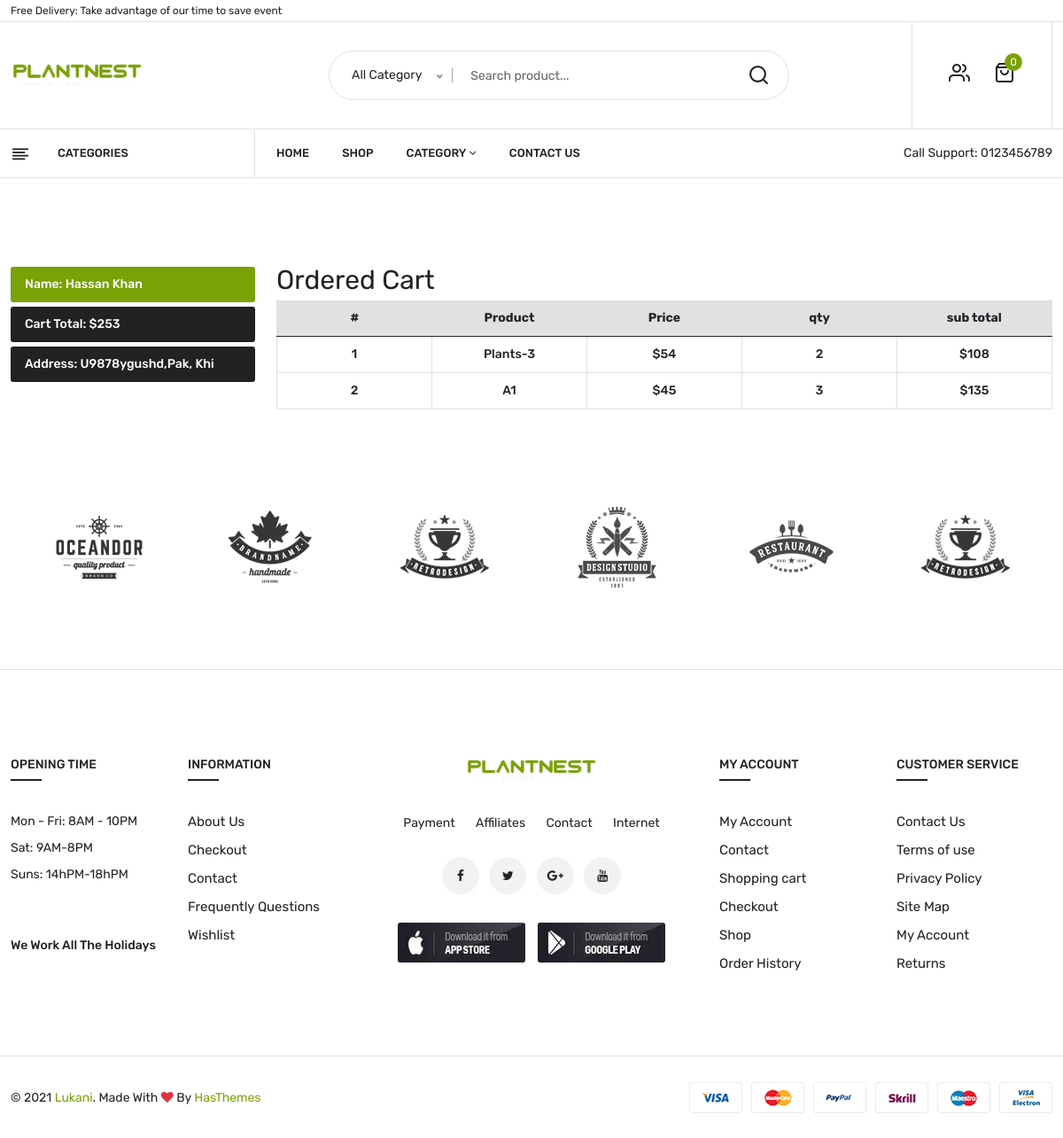
Page /client/ordercart.php?time=2023-08-12 05:42:38&oid=2 (signed in) on the committed database.
### tables this page shows
CREATE TABLE `order_info` (
  `o_id` int(11) NOT NULL,
  `customer_id` int(11) NOT NULL,
  `name` varchar(200) NOT NULL,
  `email` varchar(200) NOT NULL,
  `country` varchar(200) NOT NULL,
  `city` varchar(200) NOT NULL,
  `address` varchar(200) NOT NULL,
  `postal_code` varchar(200) NOT NULL,
  `bill_total` int(11) NOT NULL,
  `status` int(11) NOT NULL,
  `order_time` timestamp NOT NULL DEFAULT current_timestamp()
);

CREATE TABLE `orders_cart` (
  `id` int(11) NOT NULL,
  `customer_id` int(11) NOT NULL,
  `p_id` int(11) NOT NULL,
  `p_name` varchar(233) NOT NULL,
  `p_price` int(11) NOT NULL,
  `p_quantity` int(11) NOT NULL,
  `p_total` int(11) NOT NULL,
  `ordertime` timestamp NOT NULL DEFAULT current_timestamp()
);

### client/ordercart.php (the view, shortened to what this page needs)
<?php
$orderis = $_GET['oid'];
?>
<!doctype html>
<html class="no-js" lang="en">
<head>
    <link rel="stylesheet" href="assets/css/bootstrap.min.css">
    <link rel="stylesheet" href="assets/css/owl.carousel.min.css">
    <link rel="stylesheet" href="assets/css/slick.css">
    <link rel="stylesheet" href="assets/css/magnific-popup.css">
    <link rel="stylesheet" href="assets/css/font.awesome.css">
    <link rel="stylesheet" href="assets/css/animate.css">
    <link rel="stylesheet" href="assets/css/jquery-ui.min.css">
    <link rel="stylesheet" href="assets/css/slinky.menu.css">
    <link rel="stylesheet" href="assets/css/plugins.css">
    <link rel="stylesheet" href="assets/css/style.css">
</head>
<body>
<?php
include_once('nav.php');
?>
    <section class="main_content_area">
        <div class="container">
            <div class="account_dashboard">
                <div class="row">
                    <div class="col-sm-12 col-md-3 col-lg-3">
                        <div class="dashboard_tab_button">
                            <?php
                            $info = mysqli_query($conn,"SELECT * FROM order_info where o_id = $orderis");
                            $row = mysqli_num_rows($info);
                            if($row > 0){
                                $data = mysqli_fetch_assoc($info);
                                ?>
                                <?php
                            }
                            ?>
                            <ul role="tablist" class="nav flex-column dashboard-list">
                                <li><a href="#dashboard"   class="nav-link active">Name: <?=$data['name']?></a></li>
                                <li> <a href="#dashboard"   class="nav-link">Cart Total: $<?=$data['bill_total']?></a></li>
                                <li><a href="#dashboard"   class="nav-link">Address: <?=$data['address']?>,<?=$data['country']?>, <?=$data['city']?></a>
                                </li>
                            </ul>
                        </div>
                    </div>
                    <div class="col-sm-12 col-md-9 col-lg-9">
                                <h3>Ordered Cart</h3>
                                <div class="table-responsive">
                                    <table class="table">
                                        <thead>
                                            <tr>
                                                <th>#</th>
                                                <th>Product</th>
                                                <th>Price</th>
                                                <th>qty</th>
                                                <th>sub total</th>
                                            </tr>
                                        </thead>
                                        <tbody>
                                            <?php
                                            $TIM = $_GET['time'];
                                            $count = 1;
                                            $sid = $_SESSION['CUser_Id'];
                                            $orders = mysqli_query($conn,"SELECT * FROM orders_cart WHERE customer_id =$sid AND ordertime = '$TIM' ");
                                            $rows = mysqli_num_rows($orders);
                                            if($rows > 0){
                                                while($data = mysqli_fetch_assoc($orders)){
                                                    ?>
 <tr>
                                                <td><?=$count?></td>
                                                <td><?=$data['p_name']?></td>
                                                <td>$<?=$data['p_price']?></td>
                                                <td><?=$data['p_quantity']?></td>
                                                <td>$<?=$data['p_total']?></td>
                                            </tr>
                                                    <?php
                                              $count++;  }
                                            }
                                            ?>
                                        </tbody>
                                    </table>
                                </div>
                        </div>
                    </div>
                </div>
            </div>
    </section>
    <div class="brand_area brand__three">
        <div class="container">
            <div class="row">
                <div class="col-12">
                    <div class="brand_container owl-carousel">
                        <div class="single_brand">
                            <a href="#"><img src="assets/img/brand/brand1.png" alt=""></a>
                        </div>
                        <div class="single_brand">
                            <a href="#"><img src="assets/img/brand/brand2.png" alt=""></a>
                        </div>
                        <div class="single_brand">
                            <a href="#"><img src="assets/img/brand/brand3.png" alt=""></a>
                        </div>
                        <div class="single_brand">
                            <a href="#"><img src="assets/img/brand/brand4.png" alt=""></a>
                        </div>
                        <div class="single_brand">
                            <a href="#"><img src="assets/img/brand/brand5.png" alt=""></a>
                        </div>
                        <div class="single_brand">
                            <a href="#"><img src="assets/img/brand/brand6.png" alt=""></a>
                        </div>
                    </div>
                </div>
            </div>
        </div>
    </div>
    <footer class="footer_widgets">
        <div class="footer_top">
            <div class="container">
                <div class="row">
                    <div class="col-lg-2 col-md-4 col-sm-6">
                        <div class="widgets_container contact_us">
                            <h3>Opening Time</h3>
                            <p><span>Mon - Fri:</span> 8AM - 10PM</p>
                            <p><span>Sat:</span> 9AM-8PM</p>
                            <p><span>Suns:</span> 14hPM-18hPM</p>
                            <p><b>We Work All The Holidays</b></p>
                        </div>
                    </div>
                    <div class="col-lg-2 col-md-3 col-sm-6">
                        <div class="widgets_container widget_menu">
                            <h3>Information</h3>
                            <div class="footer_menu">
                                <ul>
                                    <li><a href="about.html">About Us</a></li>
                                    <li><a href="checkout.html">Checkout</a></li>
                                    <li><a href="contact.html">Contact</a></li>
                                    <li><a href="faq.html">Frequently Questions</a></li>
                                    <li><a href="wishlist.html">Wishlist</a></li>
                                </ul>
                            </div>
                        </div>
                    </div>
                    <div class="col-lg-4 col-md-5">
                        <div class="widgets_container widget_app">
                            <div class="footer_logo">
                                <a href="index.html"><img src="assets/img/logo.png" alt=""></a>
                            </div>
                            <div class="footer_widgetnav_menu">
                                <ul>
                                    <li><a href="#">Payment</a></li>
                                    <li><a href="#">Affiliates</a></li>
                                    <li><a href="#">Contact</a></li>
                                    <li><a href="#">Internet</a></li>
                                </ul>
                            </div>
                            <div class="footer_social">
                                <ul>
                                    <li><a href="#"><i class="fa fa-facebook" aria-hidden="true"></i></a></li>
                                    <li><a href="#"><i class="fa fa-twitter" aria-hidden="true"></i></a></li>
                                    <li><a href="#"><i class="fa fa-google-plus" aria-hidden="true"></i></a></li>
                                    <li><a href="#"><i class="fa fa-youtube" aria-hidden="true"></i></a></li>
                                </ul>
                            </div>
                            <div class="footer_app">
                                <ul>
                                    <li><a href="#"><img src="assets/img/icon/icon-app.jpg" alt=""></a></li>
                                    <li><a href="#"><img src="assets/img/icon/icon1-app.jpg" alt=""></a></li>
                                </ul>
                            </div>
                        </div>
                    </div>
                    <div class="col-lg-2 col-md-4 col-sm-6">
                        <div class="widgets_container widget_menu">
                            <h3>My Account</h3>
                            <div class="footer_menu">
                                <ul>
                                    <li><a href="my-account.html">My Account</a></li>
                                    <li><a href="contact.html">Contact</a></li>
                                    <li><a href="cart.html">Shopping cart</a></li>
                                    <li><a href="checkout.html">Checkout</a></li>
                                    <li><a href="shop.html">Shop</a></li>
                                    <li><a href="#">Order History</a></li>
                                </ul>
                            </div>
                        </div>
                    </div>
                    <div class="col-lg-2 col-md-4 col-sm-6">
                        <div class="widgets_container widget_menu">
                            <h3>Customer Service</h3>
                            <div class="footer_menu">
                                <ul>
                                    <li><a href="contact.html">Contact Us</a></li>
                                    <li><a href="#">Terms of use</a></li>
                                    <li><a href="#">Privacy Policy</a></li>
                                    <li><a href="contact.html">Site Map</a></li>
                                    <li><a href="my-account.html">My Account</a></li>
                                    <li><a href="#">Returns</a></li>
                                </ul>
                            </div>
                        </div>
                    </div>
                </div>
            </div>
        </div>
        <div class="footer_bottom">
            <div class="container">
                <div class="row align-items-center">
                    <div class="col-lg-6 col-md-6">
                        <div class="copyright_area">
                            <p class="copyright-text">&copy; 2021 <a href="index.html">Lukani</a>. Made with <i
                                    class="fa fa-heart text-danger"></i> by <a href="https://hasthemes.com/"
                                    target="_blank">HasThemes</a> </p>
                        </div>
                    </div>
                    <div class="col-lg-6 col-md-6">
                        <div class="footer_payment">
                            <a href="#"><img src="assets/img/icon/payment.png" alt=""></a>
                        </div>
                    </div>
                </div>
            </div>
        </div>
    </footer>
</body>
</html>

### rows in the picture
order_info: name "Hassan Khan", bill_total "253", address "U9878ygushd", country "Pak", city "Khi"
orders_cart: p_name "Plants-3", p_price "54", p_quantity "2", p_total "108"
orders_cart: p_name "A1", p_price "45", p_quantity "3", p_total "135"

### other values in the picture
$rows "0"
